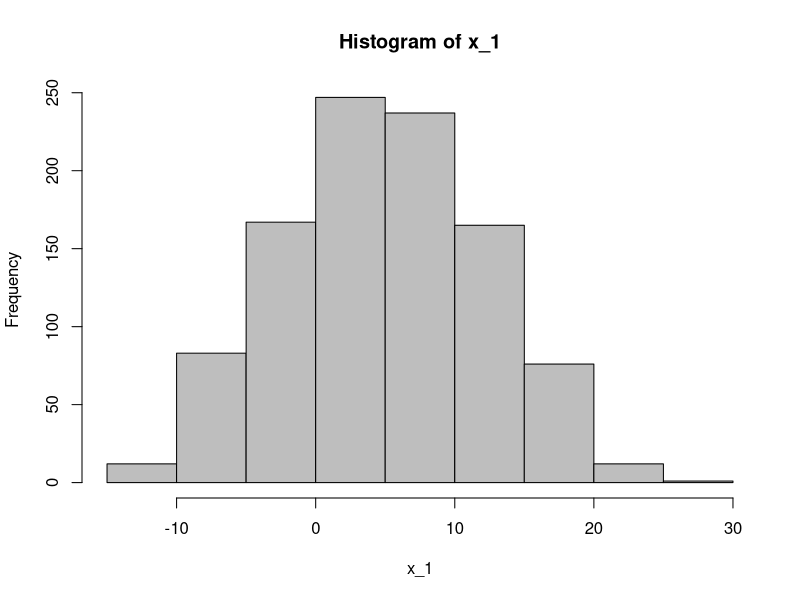
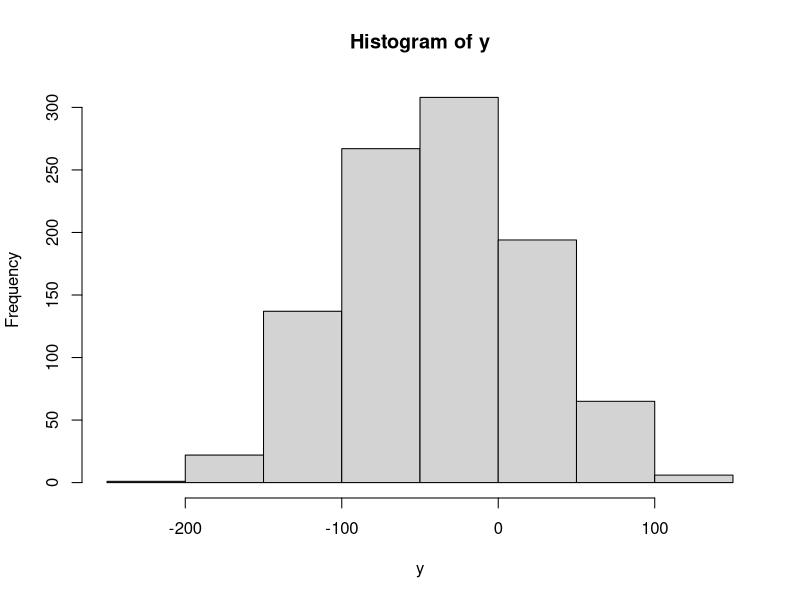
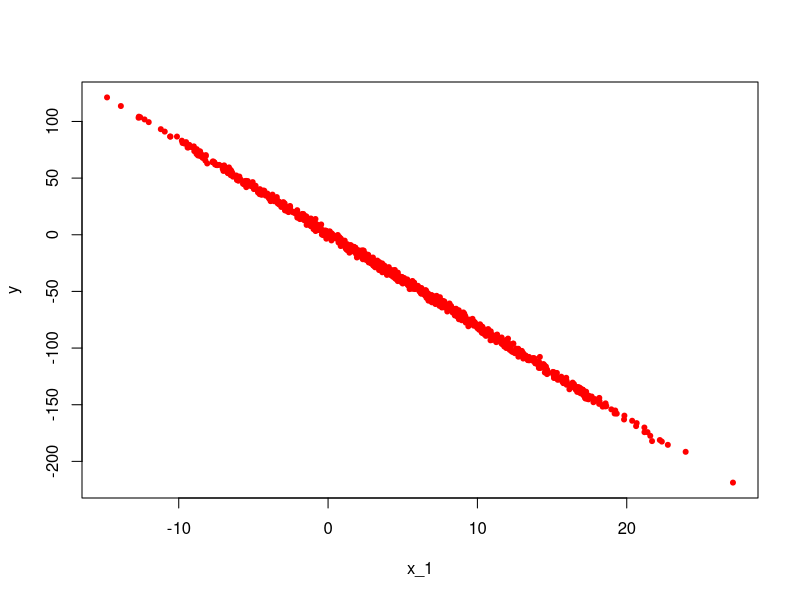

Here is the R script that generated these plots, in order:
#Simulating fake data
x_1 <- rnorm(1000,5,7) #1000 Random numbers mean 5 and standard deviation of 7
hist(x_1, col = "gray") #plot p(x)
true_error <- rnorm(1000,0,2)
true_beta_0 <- 1.1
true_beta_1 <- -8.2

y <- true_beta_0 + true_beta_1*x_1 + true_error
hist(y) #plot p(y)
plot(x_1,y, pch=20, col= "red") #plot p(x,y)